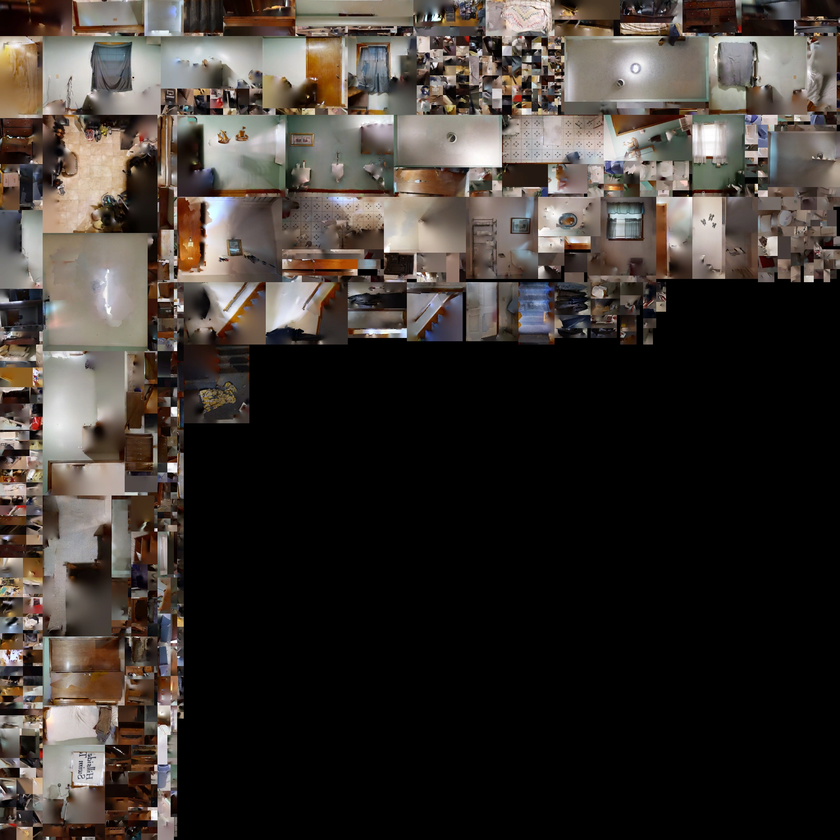
#> input picture steamtours/blr8800/content/materials/8800blr/007.tiff, 840 x 840 px, shrunk from 2048 x 2048 before the run
$ python -i vmt_to_vmat.py   (imports and definitions only)
#> lines starting #> are read from the running program, lines starting #| are printed output that depends on the picture
# Converts Source 1 .vmt material files to simple Source 2 .vmat files.
#
# Copyright (c) 2016 Rectus
#
# Permission is hereby granted, free of charge, to any person obtaining a copy
# of this software and associated documentation files (the "Software"), to deal
# in the Software without restriction, including without limitation the rights
# to use, copy, modify, merge, publish, distribute, sublicense, and/or sell
# copies of the Software, and to permit persons to whom the Software is
# furnished to do so, subject to the following conditions:
#
# The above copyright notice and this permission notice shall be included in
# all copies or substantial portions of the Software.
#
# THE SOFTWARE IS PROVIDED "AS IS", WITHOUT WARRANTY OF ANY KIND, EXPRESS OR
# IMPLIED, INCLUDING BUT NOT LIMITED TO THE WARRANTIES OF MERCHANTABILITY,
# FITNESS FOR A PARTICULAR PURPOSE AND NONINFRINGEMENT. IN NO EVENT SHALL THE
# AUTHORS OR COPYRIGHT HOLDERS BE LIABLE FOR ANY CLAIM, DAMAGES OR OTHER
# LIABILITY, WHETHER IN AN ACTION OF CONTRACT, TORT OR OTHERWISE, ARISING FROM,
# OUT OF OR IN CONNECTION WITH THE SOFTWARE OR THE USE OR OTHER DEALINGS IN
# THE SOFTWARE.

# Usage Instructions:
# python vmt_to_vmat.py MODNAME OPTIONAL_PATH_TO_FOLDER

import sys
import os
import os.path
from os import path
import re
from PIL import Image
import PIL.ImageOps

# What shader to use.
SHADER = 'vr_standard'
# File format of the textures.
TEXTURE_FILEEXT = '.tga'
# substring added after an alpha map's name, but before the extension
MAP_SUBSTRING = '_alpha'
# this leads to the root of the game folder, i.e. dota 2 beta/content/dota_addons/, make sure to remember the final slash!!
PATH_TO_GAME_CONTENT_ROOT = ""
PATH_TO_CONTENT_ROOT = ""
# Set this to True if you wish to overwrite your old vmat files
OVERWRITE_VMAT = True

# material types need to be lowercase because python is a bit case sensitive
materialTypes = [
"vertexlitgeneric",
"unlitgeneric",
"lightmappedgeneric",
"patch",
"teeth",
"eyes",
"eyeball",
#"modulate",
"water", #TODO: integrate water/refract shaders into this script
"refract",
"worldvertextransition",
#"lightmapped_4wayblend",
"unlittwotexture", #TODO: make this system functional
#"lightmappedreflective",
#"cables"
]
ignoreList = [
"vertexlitgeneric_hdr_dx9",
"vertexlitgeneric_dx9",
"vertexlitgeneric_dx8",
"vertexlitgeneric_dx7",
"lightmappedgeneric_hdr_dx9",
"lightmappedgeneric_dx9",
"lightmappedgeneric_dx8",
"lightmappedgeneric_dx7",
]

def text_parser(filepath, separator="="):
    return_dict = {}
    with open(filepath, "r") as f:
        for line in f:
            if not line.startswith("//"):
                line = line.replace('\t', '').replace('\n', '')
                line = line.split(separator)
                return_dict[line[0]] = line[1]
    return return_dict

# [81 lines left out: functions parseVMTParameter, fixTexturePath, fixVector, extractAlphaTextures, not called in this run]

def flipNormalMap(localPath):
    image_path = PATH_TO_CONTENT_ROOT + localPath

    if path.exists(image_path):
        # Open the image and convert it to RGBA, just in case it was indexed
        image = Image.open(image_path).convert('RGBA')

        # Extract just the green channel
        r,g,b,a = image.split()
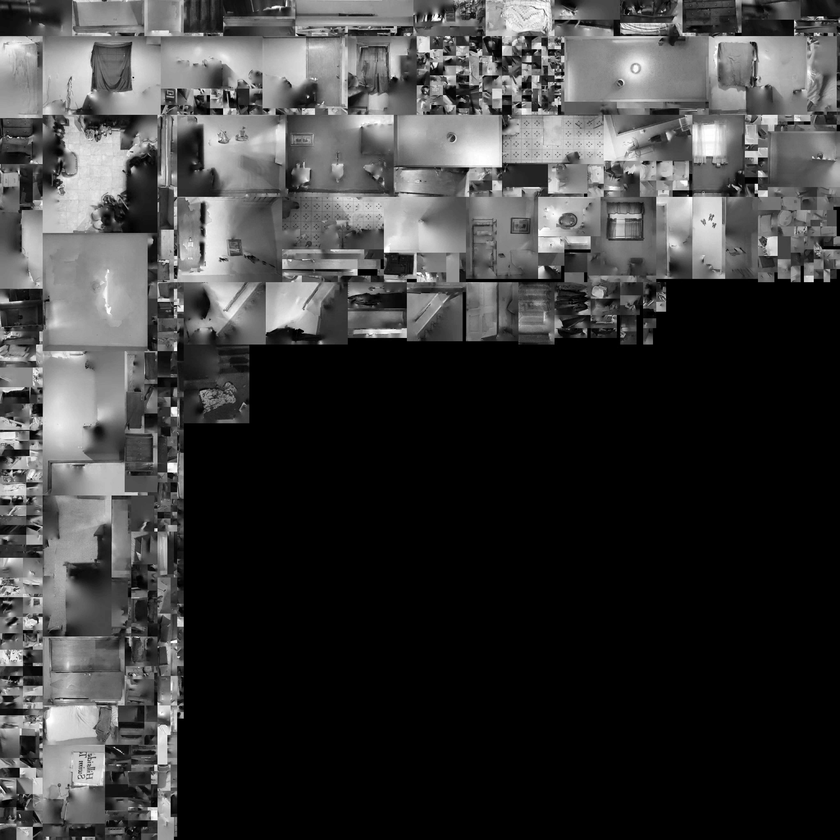
#> r: PIL image 840x840 L; min 0, max 255, mean 60.4
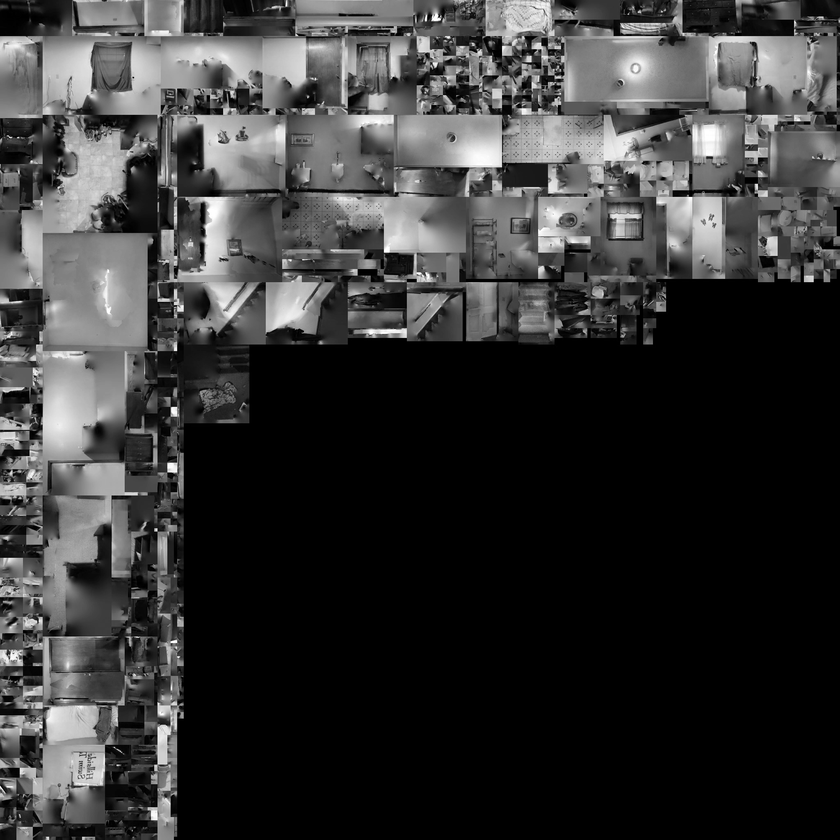
#> g: PIL image 840x840 L; min 0, max 255, mean 54.1
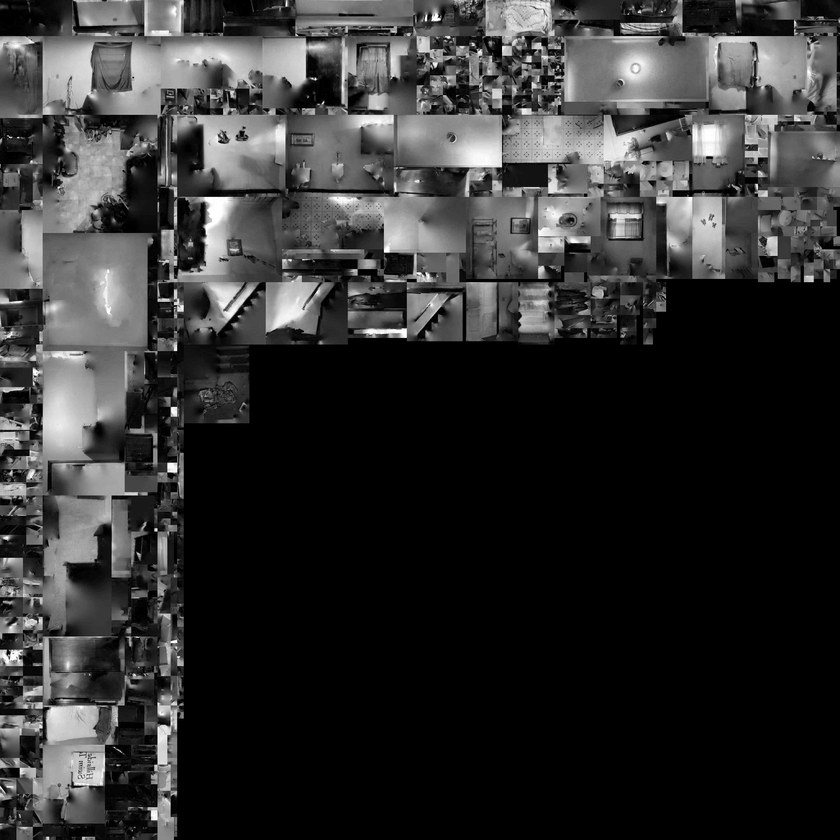
#> b: PIL image 840x840 L; min 0, max 255, mean 49.5
#> a: PIL image 840x840 L; every value is 255

        g = PIL.ImageOps.invert(g)
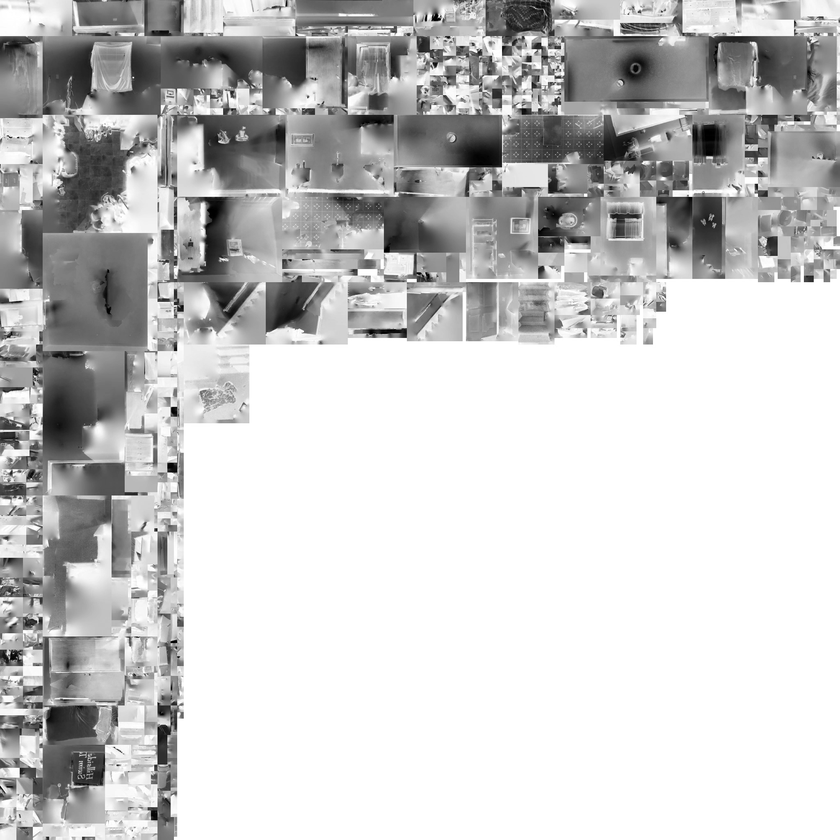
#> g: PIL image 840x840 L; min 0, max 255, mean 200.9

        final_transparent_image = Image.merge('RGBA', (r,g,b,a))
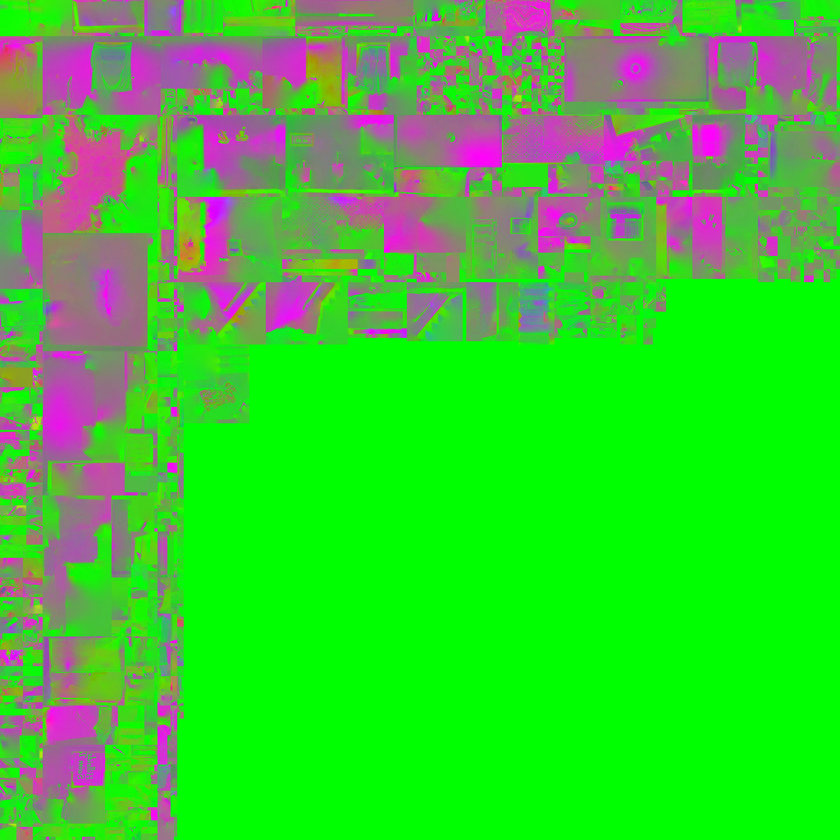
#> final_transparent_image: PIL image 840x840 RGBA; mean R, G, B, A 60.4, 200.9, 49.5, 255

        final_transparent_image.save(image_path)

#flipNormalMap("materials/models/player/demo/demoman_normal.tga")

#extractAlphaTextures("materials/models/bots/boss_bot/carrier_body.tga")

# [60 lines left out: functions getVmatParameter, parseDir, not called in this run]

###
### Main Execution
###

# [1 line that did not run here, left out]
# [1 line that did not run here, left out]
# [1 line that did not run here, left out]
# [9 lines not run here, left out]

# Verify file paths
fileList = []
# [195 lines not run here, left out]

# TODO: reparse the vmt, see i.e. if alphatest, then TextureTranslucency "path/to/tex/name_alpha.tga",
# basemap alpha can either be a transparency mask, selfillum mask, or specular mask
# normalmap alpha can be a phong mask by default

# if $translucent/$alphatest
	# TextureTranslucency "path/to/tex/basetexture_alpha.tga"
# if $rimlight/$phong in vmt
	# if $basemapalphaphongmask in vmt
		#TextureRimMask/TextureSpecularMask "path/to/tex/basetexture_alpha.tga"
	# else
		#TextureRimMask/TextureSpecularMask "path/to/tex/bumpmap_alpha.tga"
# if $selfillum in vmt
	# Add Mask 1
	# TextureSelfIllumMask "path/to/tex/basetexture_alpha.tga"

# input("\nDone, press ENTER to continue...")

>>> result = flipNormalMap('../../blr8800/content/materials/8800blr/007.tiff')
